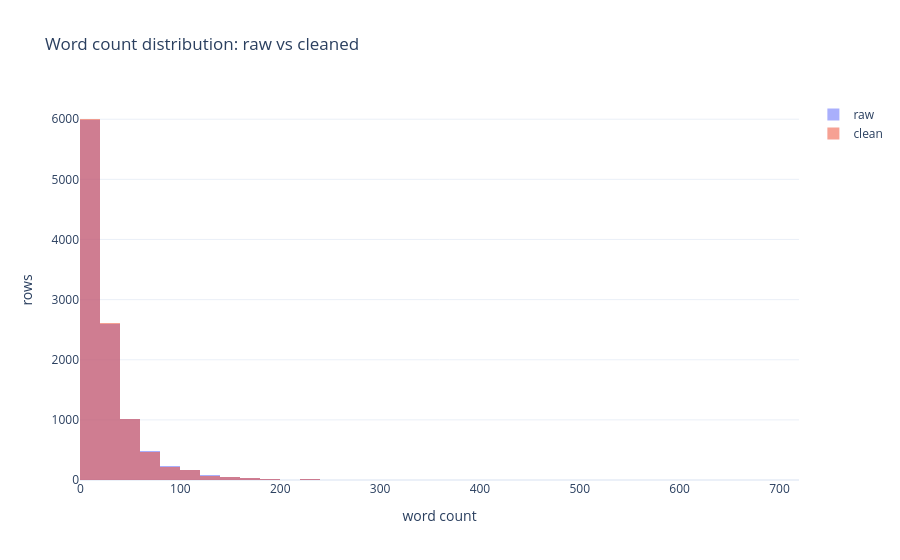

The cell this chart's notebook holds for it:
### Markdown cell above
## Histogram: Raw vs Clean Word Count

### Code cell
fig = go.Figure()
fig.add_trace(go.Histogram(x=df["raw_word_count"], name="raw", opacity=0.55, nbinsx=40))
fig.add_trace(go.Histogram(x=df["word_count"], name="clean", opacity=0.55, nbinsx=40))
fig.update_layout(
    barmode="overlay",
    template="plotly_white",
    title="Word count distribution: raw vs cleaned",
    xaxis_title="word count",
    yaxis_title="rows",
)
fig.show()

### Figure 1 — Plotly figure (JSON) as saved in the notebook; plotly's stock layout.template omitted (floating-point values rounded to 4 significant figures; data arrays with more than 128 entries replaced by an {"elided": "..."} marker saying what was removed)
{"data": [{"name": "raw", "nbinsx": 40, "opacity": 0.55, "type": "histogram", "x": {"elided": "10697 int values"}}, {"name": "clean", "nbinsx": 40, "opacity": 0.55, "type": "histogram", "x": {"elided": "10697 int values"}}], "layout": {"barmode": "overlay", "title": {"text": "Word count distribution: raw vs cleaned"}, "xaxis": {"title": {"text": "word count"}}, "yaxis": {"title": {"text": "rows"}}}}
